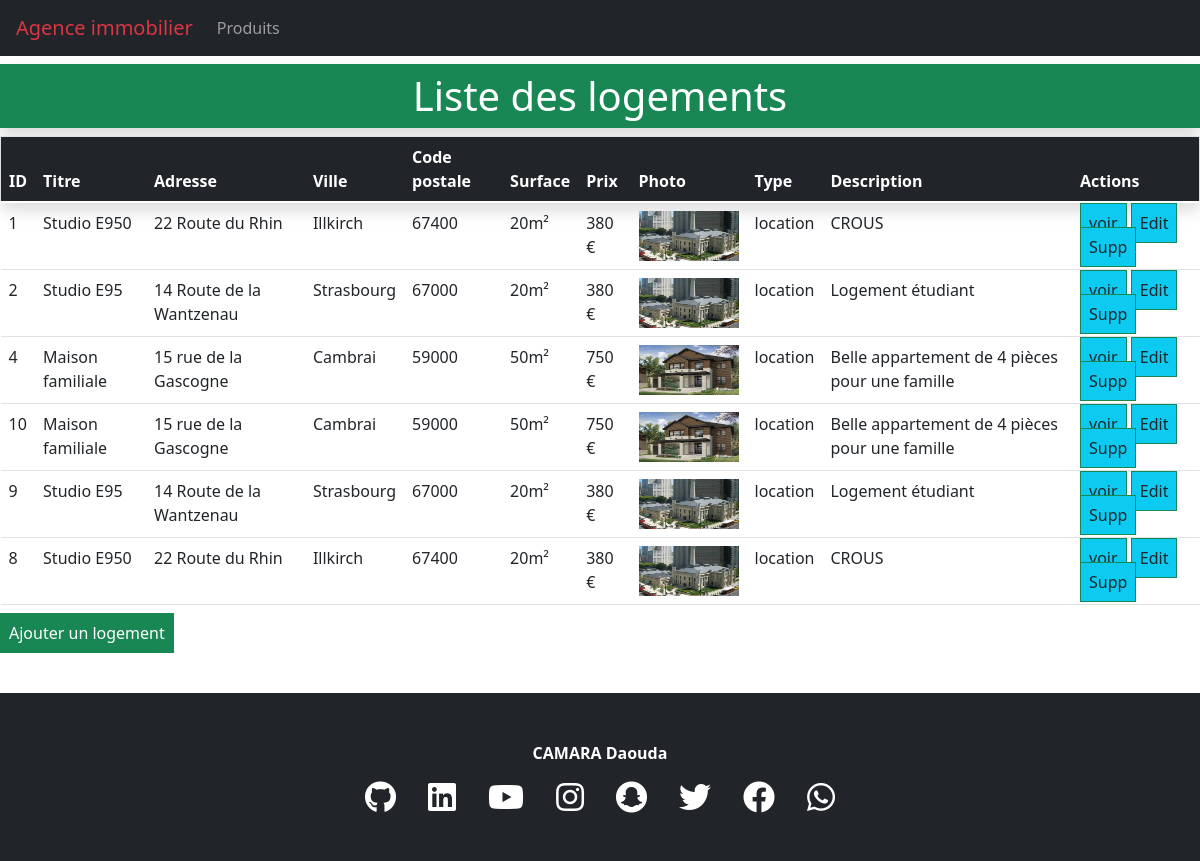
The page / on the database its author committed.
### tables this page shows
CREATE TABLE IF NOT EXISTS `logement` (
  `id_logement` int(11) NOT NULL AUTO_INCREMENT,
  `titre` varchar(255) NOT NULL,
  `adresse` varchar(255) NOT NULL,
  `ville` varchar(255) NOT NULL,
  `cp` int(11) NOT NULL,
  `surface` double NOT NULL,
  `prix` int(11) NOT NULL,
  `photo` varchar(255) NOT NULL,
  `types` varchar(255) NOT NULL,
  `descriptions` varchar(250) NOT NULL,
  PRIMARY KEY (`id_logement`)
);

### index.php (the view, shortened to what this page needs)
<?php
require_once('connec.php');
$sql = ('SELECT * FROM logement ');
$query = $db->prepare($sql);
$query->execute();
$results = $query->fetchAll(PDO::FETCH_ASSOC);
?>
<?php require_once "partials/header.php" ?>
<!DOCTYPE html>
<html lang="en">
<head>
    <link href="https://cdn.jsdelivr.net/npm/bootstrap@5.0.2/dist/css/bootstrap.min.css" rel="stylesheet">
    <link rel="stylesheet" href="https://use.fontawesome.com/releases/v5.8.1/css/all.css">
</head>
<body>
    <main class=" my-2">
        <div class="row">
            <section class="col-12">
                <h1 class="text-center bg-success text-white p-2 shadow">Liste des logements </h1>
                <table class=table>
                    <thead class="bg-dark text-white border shadow  ">
                        <th>ID</th>
                        <th>Titre </th>
                        <th>Adresse </th>
                        <th>Ville </th>
                        <th>Code postale </th>
                        <th>Surface </th>
                        <th>Prix </th>
                        <th>Photo </th>
                        <th>Type </th>
                        <th>Description </th>
                        <th>Actions </th>
                    </thead>
                    <tbody>
                        <?php
                        foreach ($results as $produit) {
                        ?>
                            <tr class="">
                                <td><?= $produit['id_logement'] ?> </td>
                                <td><?= $produit['titre'] ?> </td>
                                <td><?= $produit['adresse'] ?> </td>
                                <td><?= $produit['ville'] ?> </td>
                                <td><?= $produit['cp'] ?> </td>
                                <td><?= $produit['surface'] ?>m² </td>
                                <td><?= $produit['prix'] ?> &euro;</td>
                                <td><img src="<?= $produit['photo'] ?>" alt="images" width="100px" height="50px"> </td>
                                <td><?= $produit['types'] ?> </td>
                                <td><?= $produit['descriptions'] ?> </td>
                                <td class="g-2 my-2">
                                    <a href="details.php?id_logement=<?= $produit['id_logement'] ?>" class="border bold border-success bg-info text-dark text-decoration-none p-2 my-4">voir</a>
                                    <a href="edit.php?id_logement=<?= $produit['id_logement'] ?>" class="border bold border-success bg-info text-dark text-decoration-none p-2 my-4">Edit</a>
                                    <a href="delete.php?id_logement=<?= $produit['id_logement'] ?>" class="border bold border-success bg-info text-dark text-decoration-none p-2 my-4">Supp</a>
                                </td>
                            </tr>
                        <?php
                        }
                        ?>
                    </tbody>
                </table>
                <a href="add.php" class="border bold border-success bg-success text-white text-center text-decoration-none p-2 my-2">Ajouter un logement </a>
            </section>
        </div>
    </main>
    <?php require_once "partials/footer.php" ?>
</body>
</html>

### partials/header.php (shortened to what this page needs)
<!DOCTYPE html>
<html lang="fr">
<head>
    <link rel="stylesheet" href="https://cdn.jsdelivr.net/npm/bootstrap@4.6.1/dist/css/bootstrap.min.css">
    <link rel="stylesheet" href="https://use.fontawesome.com/releases/v5.8.1/css/all.css">
    <link rel="stylesheet" href="./assets/styles.css">
</head>
<body>
    <header class="text-center">
        <nav class="navbar navbar-expand navbar-dark bg-dark ">
            <a href="" class="navbar-brand text-danger"> Agence immobilier </a>
            <ul class="navbar-nav">
                <li class="nav-item" >
                    <a href="produits.php" class="nav-link">Produits </a>
                </li>
            </ul>
        </nav>
    </header>

### partials/footer.php
<footer class="bg-dark p-5 fixed text-white text-center mt-5">
        <p class="font-weight-bold">CAMARA Daouda </p>
        <div class="d-flex justify-content-center">
            <i class="fab fa-github fa-2x mx-3"></i>
            <i class="fab fa-linkedin fa-2x mx-3"></i>
            <i class="fab fa-youtube fa-2x mx-3"></i>
            <i class="fab fa-instagram fa-2x mx-3"></i>
            <i class="fab fa-snapchat fa-2x mx-3"></i>
            <i class="fab fa-twitter fa-2x mx-3"></i>
            <i class="fab fa-facebook fa-2x mx-3"></i>
            <i class="fab fa-whatsapp fa-2x mx-3"></i>
        </div>
    </footer>
</body>
</html>

### rows shown on the page
logement: id_logement "1", titre "Studio E950", adresse "22 Route du Rhin", ville "Illkirch", cp "67400", surface "20", prix "380", photo (picture), types "location", descriptions "CROUS"
logement: id_logement "2", titre "Studio E95", adresse "14 Route de la Wantzenau", ville "Strasbourg", cp "67000", surface "20", prix "380", photo (picture), types "location", descriptions "Logement étudiant"
logement: id_logement "4", titre "Maison familiale", adresse "15 rue de la Gascogne", ville "Cambrai", cp "59000", surface "50", prix "750", photo (picture), types "location", descriptions "Belle appartement de 4 pièces pour une famille"
logement: id_logement "10", titre "Maison familiale", adresse "15 rue de la Gascogne", ville "Cambrai", cp "59000", surface "50", prix "750", photo (picture), types "location", descriptions "Belle appartement de 4 pièces pour une famille"
logement: id_logement "9", titre "Studio E95", adresse "14 Route de la Wantzenau", ville "Strasbourg", cp "67000", surface "20", prix "380", photo (picture), types "location", descriptions "Logement étudiant"
logement: id_logement "8", titre "Studio E950", adresse "22 Route du Rhin", ville "Illkirch", cp "67400", surface "20", prix "380", photo (picture), types "location", descriptions "CROUS"
